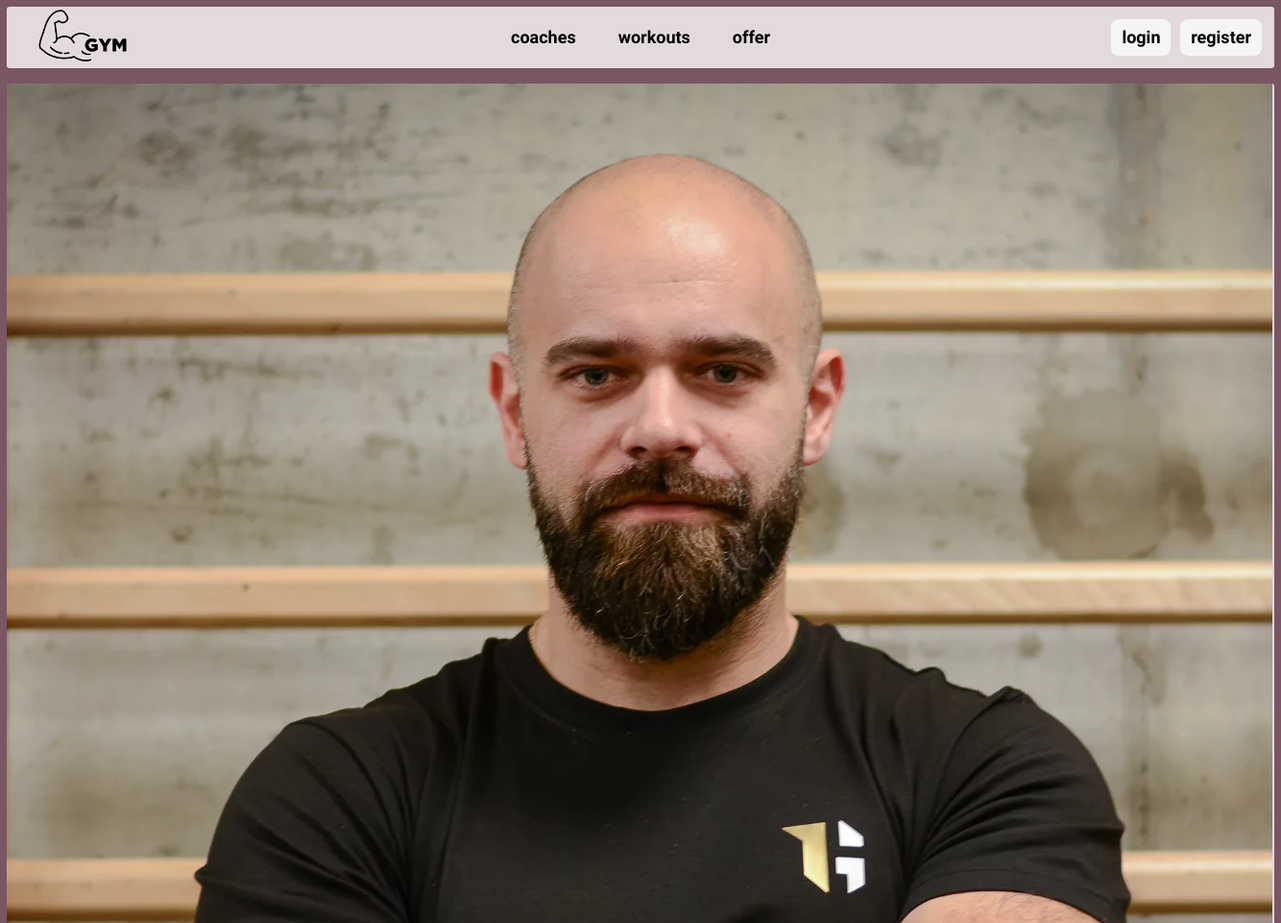
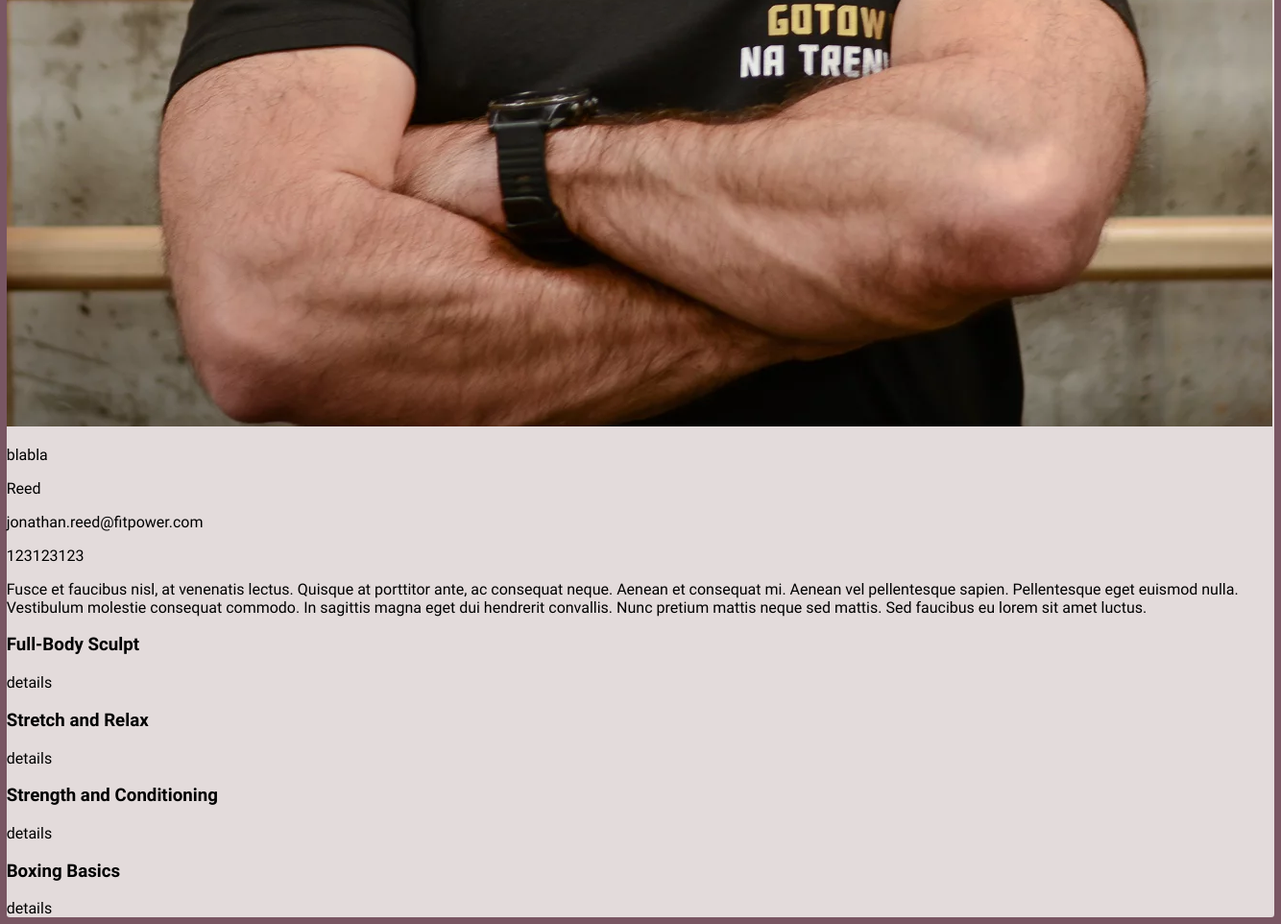
Screenshot of /users/coaches/3 with the database file from the repository (2 pictures, top to bottom).
### users/models.py (models this page shows)
class User(AbstractUser):
    is_coach = models.BooleanField()
    profile_picture = models.ImageField(upload_to='profile_pictures/',
                                        default='profile_pictures/default.png')
    gender = models.CharField(
        choices=[('M', 'Male'),
                 ('F', 'Female')],
        max_length=1)

class Coach(models.Model):
    user = models.OneToOneField(User, on_delete=models.PROTECT, related_name='coach')
    hourly_rate = models.FloatField()
    description = models.TextField(null=True)
    phone_number = models.IntegerField(null=True)

### workout/models.py (models this page shows)
class Workout(models.Model):
    name = models.CharField(max_length=100)
    coach = models.ForeignKey(User, on_delete=models.CASCADE, related_name='coach_workouts')
    client = models.ManyToManyField(User, related_name='client_workouts')
    description = models.TextField()
    target = models.CharField(max_length=50)
    start_time = models.TimeField(null=True)
    end_time = models.TimeField(null=True)
    max_participants = models.IntegerField()
    class Difficulty(models.TextChoices):
        BEGINNER = 'beginner', 'Beginner'
        INTERMEDIATE = 'intermediate', 'Intermediate'
        ADVANCED = 'advanced', 'Advanced'
    difficulty = models.CharField(
        max_length=20,
        choices=Difficulty.choices,
        null=True,
    )
    class Weekdays(models.TextChoices):
        MONDAY = 'monday', 'Monday'
        TUESDAY = 'tuesday', 'Tuesday'
        WEDNESDAY = 'wednesday', 'Wednesday'
        THURSDAY = 'thursday', 'Thursday'
        FRIDAY = 'friday', 'Friday'
        SATURDAY = 'saturday', 'Saturday'
        SUNDAY = 'sunday', 'Sunday'
    day = models.CharField(
        choices=Weekdays.choices,
        max_length=10,
        null=True,
    )
    class Status(models.TextChoices):
        ACTIVE = 'active', 'Active'
        INACTIVE = 'inactive', 'Inactive'
    status = models.CharField(
        choices=Status.choices,
        default=Status.ACTIVE,
        max_length=10,
    )

### users/views.py (the view)
# urls.py: path("coaches/<int:coach_id>", views.coach_info, name="coach_info"), ## dodaj imie i nazwisko w linku
def coach_info(request, coach_id):
    try:
        coach = User.objects.get(id=coach_id)
        workouts = Workout.objects.filter(coach=coach)
        context = {
            'coach': coach,
            "workouts": workouts,
        }
        return render(request, 'users/coach_page.html', context)
    except User.DoesNotExist:
        return HttpResponse('no such user')

### users/templates/users/coach_page.html (shortened to what this page needs)
{% extends 'core/index.html' %}
{% block content %}
<img alt="profile_picture" src="{{coach.profile_picture.url}}">
<div>
    <p>{{coach.first_name}}</p>
    <p>{{coach.last_name}}</p>
    <p>{{coach.email}}</p>
    <p>{{coach.coach.phone_number}}</p>
</div>
<p>{{coach.coach.description}}</p>
{% for workout in workouts %}
<h3>{{workout.name}}</h3>
<a href="{% url 'workout:details_workout' workout.id%}" >details</a>
{% endfor %}
{% endblock %}

### core/static/styles.css (style rules this page uses)
body { font-family: "Raleway", serif; font-optical-sizing: auto; font-style: normal; background: #795663; display: flex; flex-direction: column; align-items: center; margin: 0.5vw 0.5vw; }
a { transition: background-color 0.3s ease, color 0.3s ease; }
a { text-decoration: none; color: black; }

### rows the page displays
User: profile_picture (picture), first_name "blabla", last_name "Reed", email "jonathan.reed@fitpower.com", coach.phone_number "123123123", coach.description "Fusce et faucibus nisl, at venenatis lectus. Quisque at porttitor ante, ac consequat neque. Aenean et consequat mi. Aenean vel pellentesque sapien. Pellentesque eget euismod nulla. Vestibulum molestie consequat commodo. In sagittis magna eget dui hendrerit convallis. Nunc pretium mattis neque sed mattis. Sed faucibus eu lorem sit amet luctus."
Workout: name "Full-Body Sculpt"
Workout: name "Stretch and Relax"
Workout: name "Strength and Conditioning"
Workout: name "Boxing Basics"
